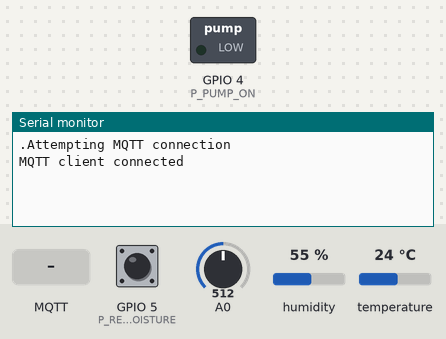
Recording of a sketch running on a simulated ESP8266 (NodeMCU). Shown: switched loads named in the sketch (green lamp = pin HIGH), the last lines printed to the serial monitor. The test bench sets the inputs (shaded band); at power-on: GPIO 5 (P_READ_MOISTURE) HIGH, A0 = 512, humidity 55 %, temperature 24 °C. WiFi joins after 1.5 s; servers stay silent unless stated; no MQTT or app messages arrive unless stated.

Above: at 2.7 s.
2.8 s: MQTT message "1" arrives on the first subscribed topic
At 4.4 s:
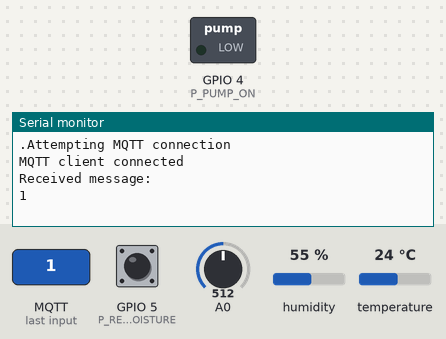
5.1 s: MQTT message "on" arrives on the first subscribed topic
At 6.8 s:
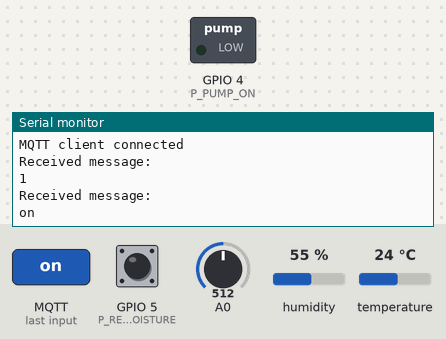
7.1 s: MQTT message "off" arrives on the first subscribed topic
At 8.1 s:
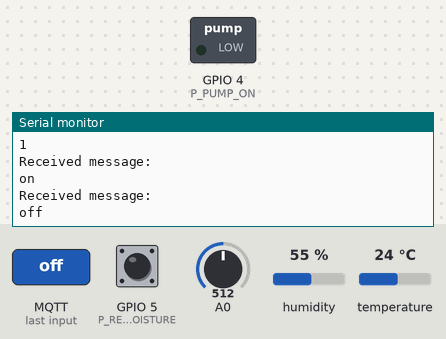

The sketch:

WeatherStation.ino
```cpp
#include <DHT_U.h>
#include <DHT.h>

#include <ESP8266WiFi.h>
#include <PubSubClient.h>
#include <ArduinoJson.h>

// Custom libraries
#include "WiFiConfig.h"

using namespace WiFiConfig;

#define DHT_TYPE DHT11
bool pumping = false;

DHT dht(P_READ_TEMP, DHT_TYPE);
WiFiClient espClient;
PubSubClient mqttClient(espClient);

void setupPins() {
  pinMode(P_READ_MOISTURE, INPUT);
  pinMode(P_READ_TEMP, INPUT);
  pinMode(P_READ_LIGHT, INPUT);
  pinMode(P_PUMP_ON, OUTPUT);

  digitalWrite(P_PUMP_ON, LOW);
}

// ============ JSON Utils ============

// Converts the sensor data provided to a json string for transport
String convertSensorDataToJsonString(int lightLevel, float temperature, float humidity, bool isMoist) {
  // Create a JSON object
  StaticJsonDocument<200> jsonDoc;

  // Assign values to the JSON object
  jsonDoc["lightLevel"] = lightLevel;
  jsonDoc["temperature"] = temperature;
  jsonDoc["humidity"] = humidity;
  jsonDoc["isMoist"] = isMoist;

  // Serialize the JSON object to a string
  String jsonString;
  serializeJson(jsonDoc, jsonString);

  return jsonString;
}

// ============ Sensor Logic ============

// Publishes the provided sensor data. This is a background task.
void publishSensorData(int lightLeve, float temperature, float humidity, bool isMoist) {
  String json = convertSensorDataToJsonString(lightLevel, temperature, humidity, isMoist);

  mqttClient.publish(MQTT_SUBJ_HUB, json.c_str());
  yield();
}

// Sets the sensors thresholds. This is a background task.
void setConfiguration(int _lightLevel, float _temperature, float _humidity) {
  mqttClient.publish(MQTT_SUBJ_HUB, "Setting config...");
  yield();

  if (_lightLevel != 0) {
    lightLevel = _lightLevel;
  }

  if (_temperature != 0.0) {
    temperature = _temperature;
  }

  if (_humidity != 0.0) {
    humidity = _humidity;
  }

}

// Turns the pump on and wait a timeout (3 secs) and turns it off.
void turnPumpOn() {
  if (!pumping) {
    mqttClient.publish(MQTT_SUBJ_HUB, "Pumping started");

    pumping = true;
    digitalWrite(P_PUMP_ON, HIGH);
    delay(PUMP_TIMEOUT);
    turnPumpOff();

    mqttClient.publish(MQTT_SUBJ_HUB, "Pumping stopped");
    yield();
  }
}

void turnPumpOff() {
  if (pumping) {
    digitalWrite(P_PUMP_ON, LOW);
    pumping = false;
  }
}

// ============ Network ============

void onMessageReceived(char *topic, byte *payload, unsigned int length) {
  const char *pump = "pump";
  const char *stop_pump = "stop_pump";
  const char *config = "config";
  char message[length + 1];

  // Copy payload into message array
  for (int i = 0; i < length; i++) {
    message[i] = (char)payload[i];
  }

  // Null-terminate the message array
  message[length] = '\0';

  Serial.println("Received message: ");
  Serial.println(message);

  if (strstr(message, pump) != nullptr) {
    // Search for "pump" in the message and force turn the pump on
    turnPumpOn();
  } else if (strstr(message, stop_pump) != nullptr) {
    // Search for "stop_pump" in the message and force turn the pump on
    turnPumpOff();
  } else if (strstr(topic, config) != nullptr) {
    // If the topic is set to config then assume we are expecting a JSON message

    DynamicJsonDocument doc(300);
    deserializeJson(doc, message);
    JsonObject jsonObj = doc.as<JsonObject>();

    if (!jsonObj.isNull()) {
      // if JSON is nice, then set the configuration.
      setConfiguration(jsonObj["lightLevel"], jsonObj["temperature"], jsonObj["humidity"]);
    } else {
      // otherwise fail it.
      mqttClient.publish(MQTT_SUBJ_HUB, "Failed to set config.");
      yield();
    }
  }
}

void connectToWifi() {
  while (!WiFi.isConnected()) {
    Serial.print(".");
    WiFi.begin(SSID, PASSWORD);
    WiFi.waitForConnectResult();
  }
}

void connectToMQTTBroker() {
  mqttClient.setServer(MQTT_HOST, MQTT_PORT);
  mqttClient.setCallback(onMessageReceived);
}

void reconnectMqttClient() {
  while (!mqttClient.connected()) {
    Serial.println("Attempting MQTT connection");

    if (mqttClient.connect("WeatherHub", MQTT_USER, MQTT_PASS)) {
      Serial.println("MQTT client connected");

      // attempt connection, if succesful, subscribe to the "node" and "config" topics.
      mqttClient.subscribe(MQTT_SUBJ_NODE);
      mqttClient.subscribe(MQTT_SUBJ_CONFIG);
    } else {
      Serial.println("Failed,");
      Serial.println("attempting to reconnect in 5 seconds");

      delay(5000);
    }
  }
}

// ============ Main ============

void setup() {
  if (DEBUG) Serial.begin(BAUD_RATE);
  setupPins();
  connectToWifi();
  connectToMQTTBroker();
}

// Be very careful with how long each iteration takes to complete. The Watchdog timer of the ESP will get triggered if we surpass a certain amount and the module will reset!
void loop() {
  if (!mqttClient.connected()) {
    reconnectMqttClient();
  }

  int currentLightLevel = analogRead(P_READ_LIGHT);
  float currentTemperature = dht.readTemperature();
  float currentHumidity = dht.readHumidity();
  bool isMoist = digitalRead(P_READ_MOISTURE) == LOW;

  bool shouldWater = currentLightLevel <= lightLevel && currentTemperature <= temperature && currentHumidity <= humidity && !isMoist;

  if (shouldWater) {
    turnPumpOn();
  } else {
    turnPumpOff();
  }

  publishSensorData(currentLightLevel, currentTemperature, currentHumidity, isMoist);

  mqttClient.loop();
  delay(1000);
}
```

WiFiConfig.h
```cpp
namespace WiFiConfig {
    const char SSID[] = "WeatherHub";
    const char PASSWORD[] = "password";

    const char MQTT_HOST[] = "192.168.51.86";
    const int MQTT_PORT = 1883;
    const char MQTT_USER[] = "WeatherStation";
    const char MQTT_PASS[] = "password";

    const char MQTT_SUBJ_HUB[] = "hub";
    const char MQTT_SUBJ_CONFIG[] = "config";
    const char MQTT_SUBJ_NODE[] = "node";

    const int P_READ_LIGHT = (uint8_t)17U;//A0
    const int P_READ_MOISTURE = 5; //D1
    const int P_PUMP_ON = 4; //D2
    const int P_READ_TEMP = 0; // D3
    const int PUMP_TIMEOUT = 3000; // Be very careful, we can't set this too high, otherwise the Watchdog timer will reset the board!

    int lightLevel = 400;
    float temperature = 30;
    float humidity = 40;

    const int BAUD_RATE = 115200;
    const bool DEBUG = true;
}
```

Measured:
- after the input at 2.8 s, the serial monitor: prints a new line after 0.80 s (image 1)
- after the input at 5.1 s, the serial monitor: prints a new line after 0.53 s (image 2)
- after the input at 7.1 s, the serial monitor: prints a new line after 0.55 s (image 3)
